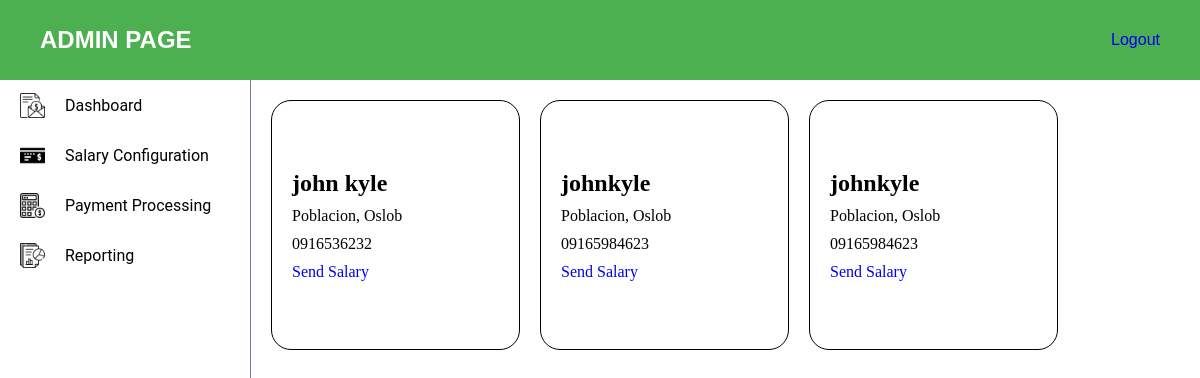
/payment-proc, run on an earlier commit of the app's database.
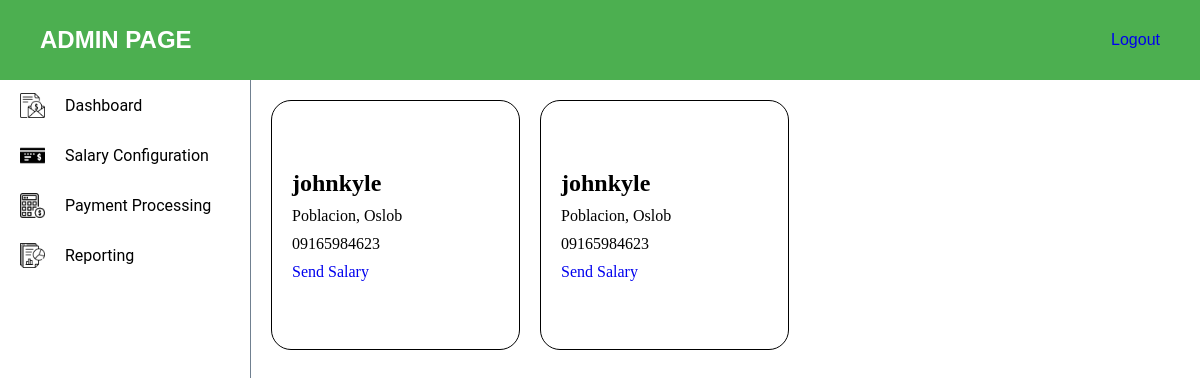
And on a later commit of the database.
### myapp/models.py (models this page shows, shortened)
class Employee(AbstractUser):
    name = models.CharField(max_length=255)
    email = models.EmailField()
    contact = models.CharField(max_length=15)
    address = models.TextField()
    username = models.CharField(max_length=255, unique=True)
    password = models.CharField(max_length=128)
    groups = models.ManyToManyField('auth.Group', related_name='employee_groups', blank=True)
    user_permissions = models.ManyToManyField('auth.Permission', related_name='employee_permissions', blank=True)

### myapp/views.py (the view)
# urls.py: path("payment-proc", views.payment_proc, name="payment_proc"),
def payment_proc(request):
    employees = Employee.objects.all()
    return render(request, "admin-view/payment-proc/payment-proc.html", {
        'employees' : employees
    })

### myapp/templates/admin-view/payment-proc/payment-proc.html (shortened to what this page needs)
{% load static %}
<!DOCTYPE html>
<html lang="en">
<head>
    <link rel="stylesheet" href="{% static 'css/navbar.css' %}">
    <link rel="stylesheet" href="{% static 'css/admin.css' %}">
    <link rel="stylesheet" href="{% static 'css/payment-proc.css' %}">
</head>
<body>
    <div class="admin-header">
        <h2>ADMIN PAGE</h2>
        <a href="{% url 'user_login' %}">Logout</a>
    </div>
    <div class="page-content">
        <aside class="aside-content">
            <ul class="aside-nav">
                <a class="aside-nav-items" href="{% url 'admin_view' %}">
                    <img class="sidenav-logo" src="{% static 'images/salary.png' %}" alt="logo">
                    Dashboard
                </a>
                <a class="aside-nav-items" href="{% url 'salary_config' %}">
                    <img class="sidenav-logo" src="{% static 'images/bank-check.png' %}" alt="logo">
                    Salary Configuration
                </a>
                <a class="aside-nav-items" href="{% url 'payment_proc' %}">
                    <img class="sidenav-logo" src="{% static 'images/calculator.png' %}" alt="logo">
                    Payment Processing
                </a>
                <a class="aside-nav-items" href="{% url 'reporting' %}">
                    <img class="sidenav-logo" src="{% static 'images/report.png' %}" alt="logo">
                    Reporting
                </a>
            </ul>
        </aside>
        <section class="admin-content">
                <div class="card-container">
                    {% for employee in employees %}
                        <div class="card-content">
                            <h1>{{ employee.name }}</h1>
                            <p>{{ employee.address }}</p>
                            <p>{{ employee.contact }}</p>
                            <a href="{% url 'payment_page' username=employee.username %}">Send Salary</a>
                        </div>
                    {% endfor %}
                </div>
        </section>
    </div>
</body>
</html>

What changed in the data, as far as the page shows it:
removed Employee: name "john kyle", address "Poblacion, Oslob", contact "0916536232"
